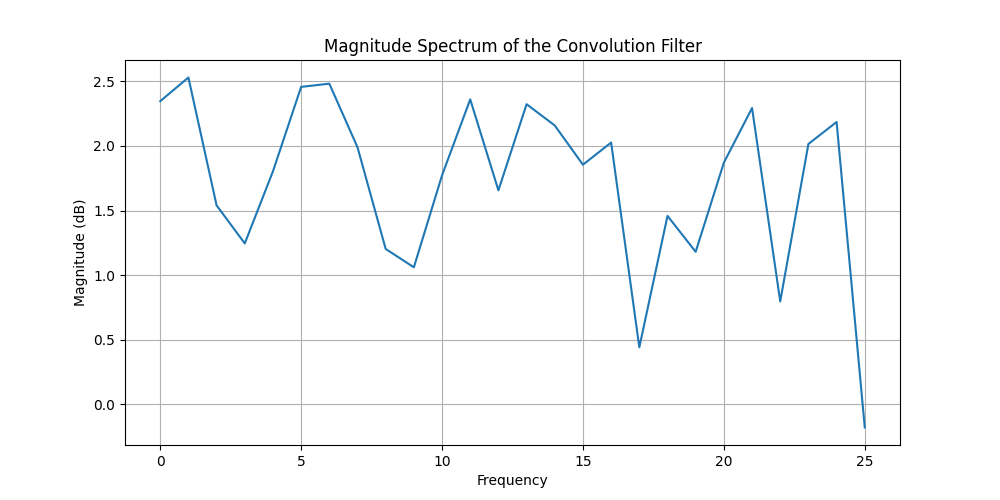

Source code (Python):
import torch
import numpy as np
import matplotlib.pyplot as plt

# 假设我们有一个定义好的一维卷积核，这里随机生成一个
# in_channels = 1, out_channels = 1, kernel_size = 50
kernel_size = 50
conv_filter = torch.randn(1, 1, kernel_size)

# 快速傅里叶变换(FFT)来分析滤波器中不同频率的成分
filter_fft = torch.fft.fft(conv_filter)

import pdb; pdb.set_trace()

# 对FFT结果取绝对值得到大小谱(magnitude spectrum)，且通常会取对数的形式显示
magnitude_spectrum = torch.log(torch.abs(filter_fft) + 1e-8)  # 防止对数为负无穷

# 因为FFT的结果是对称的，只需取一半的频率即可
half_length = kernel_size // 2 + 1
frequencies = torch.arange(half_length)

# 从tensor转为numpy用于绘图
magnitude_spectrum_np = magnitude_spectrum[0, 0, :half_length].detach().numpy()


# 绘制频谱图
y_values_np = magnitude_spectrum_np.real

# 绘制频谱图
plt.figure(figsize=(10, 5))
plt.plot(frequencies.cpu().numpy(), y_values_np)  # 修改为plot以避免复杂的stem处理
plt.title('Magnitude Spectrum of the Convolution Filter')
plt.xlabel('Frequency')
plt.ylabel('Magnitude (dB)')
plt.grid(True)
plt.savefig("/nvme1/zecheng/modelzipper/projects/state-space-model/back/plot.png")
